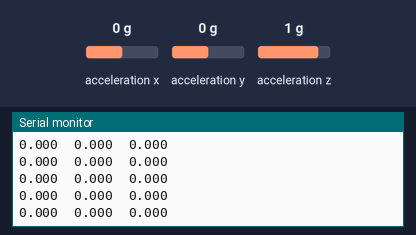
The sketch below on a simulated Arduino Uno, built with avr-gcc and run on an emulated ATmega328P. Parts: the last lines printed to the serial monitor. The test bench sets the inputs (shaded band); at power-on: acceleration x 0 g, acceleration y 0 g, acceleration z 1 g.

Above: at 6.2 s.
6.3 s: acceleration x set to -1.4 g
At 6.33 s:
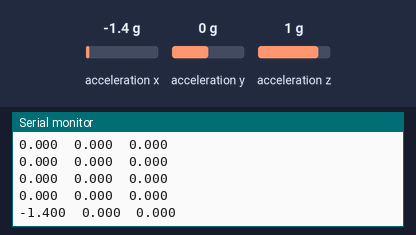
7.8 s: acceleration y set to -1.4 g
At 7.86 s:
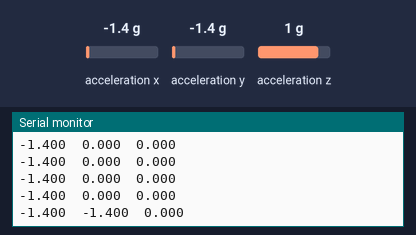
9.3 s: acceleration z set to -1.4 g
At 9.38 s:
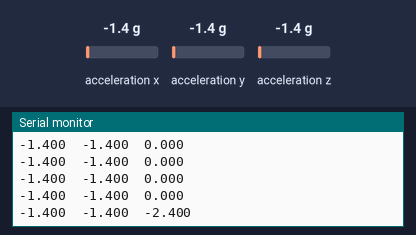

The sketch:

Baby_Fitbit_Prototype_1.ino
```cpp
// (licence header left out)
#include <Wire.h>                 // Must include Wire library for I2C
#include "SparkFun_MMA8452Q.h"    // Click here to get the library: http://librarymanager/All#SparkFun_MMA8452Q

MMA8452Q accel;                   // create instance of the MMA8452 class

  float avg_x;
  float avg_y;
  float avg_z;

void setup() {
  Serial.begin(9600);
  Serial.println("MMA8452Q Basic Reading Code!");
  Wire.begin();

  if (accel.begin() == false) {
    Serial.println("Not Connected. Please check connections and read the hookup guide.");
    while (1);
  }
  int timeStart = millis();
  int counter = 0;
  float x = 0;
  float y = 0;
  float z = 0;
  while (timeStart < 5000) {
    x = x + accel.getCalculatedX();
    y = y + accel.getCalculatedY();
    z = z + accel.getCalculatedZ();
    timeStart = millis();
    counter++;
  }
  Serial.println("Calibration Complete: ");
  avg_x = x/counter;
  avg_y = y/counter;
  avg_z = z/counter;
  Serial.print("X: ");
  Serial.print(avg_x);
  Serial.print("\t");
  Serial.print("Y: ");
  Serial.print(avg_y);
  Serial.print("\t");
  Serial.print("Z: ");
  Serial.print(avg_z);
  Serial.println();
}

void loop() {
  if (accel.available()) {      // Wait for new data from accelerometer
    // Acceleration of x, y, and z directions in g units
    Serial.print(accel.getCalculatedX()-avg_x, 3);
    Serial.print("\t");
    Serial.print(accel.getCalculatedY()-avg_y, 3);
    Serial.print("\t");
    Serial.print(accel.getCalculatedZ()-avg_z, 3);
    Serial.println();
    delay(100);

  }
//  if (accel.available()) {
//    if (abs(accel.getCalculatedX()) > 1) {
//        Serial.print("accelerated in X");
//        Serial.println();
//    }
//    if (abs(accel.getCalculatedY()) > 1) {
//       Serial.print("accelerated in Y");
//       Serial.println();
//    }
//    if (abs(accel.getCalculatedZ()) > 1.5) {
//       Serial.print("accelerated in Z");
//       Serial.println();
//    }
//    delay(5);
//
//  }
}
```

Measured:
- after the input at 6.3 s, the serial monitor: prints a new line at once (image 1)
- after the input at 7.8 s, the serial monitor: prints a new line after 0.05 s (image 2)
- after the input at 9.3 s, the serial monitor: prints a new line after 0.08 s (image 3)
